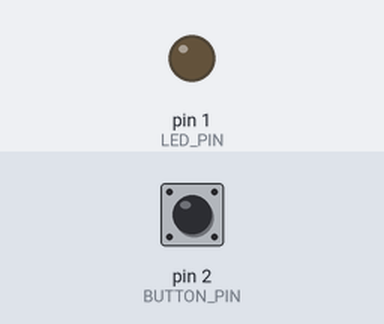
Bench run of a sketch on a simulated Arduino Uno, built with avr-gcc and run on an emulated ATmega328P. Shown: output pins drawn as LEDs (lit = HIGH). The test bench sets the inputs (shaded band); at power-on: pin 2 (BUTTON_PIN) HIGH.

Above: at 1.2 s.
1.3 s: pin 2 (BUTTON_PIN) pulled LOW for 0.15 s
At 1.37 s:
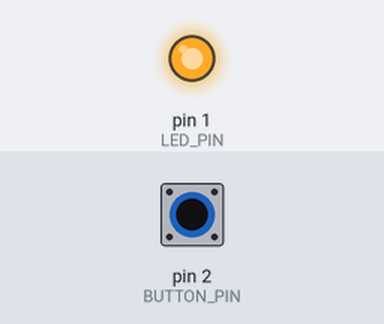
2.9 s: pin 2 (BUTTON_PIN) pulled LOW for 3.2 s
At 7.0 s:
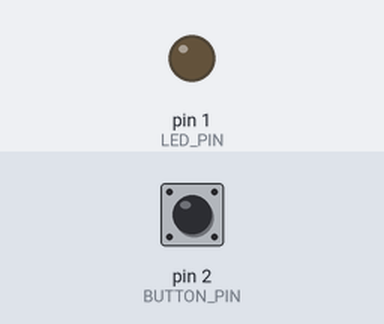
Timing chart, 0 to 8.5 s (numbered marks = the images above; inputs shaded):
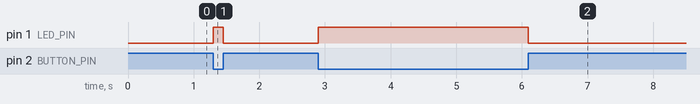

Measured:
- after the input at 1.3 s, pin 1 (LED_PIN): LOW → HIGH at once, → LOW 0.15 s later
- after the input at 2.9 s, pin 1 (LED_PIN): LOW → HIGH at once, → LOW 3.2 s later

The sketch:

main.ino
```cpp
//https://www.tinkercad.com/things/4niSDr0USVO-projeto1-ta

#define BUTTON_PIN 2
#define LED_PIN 1

bool button = 0, led = 0;

//configurações:
void setup(){
    pinMode(BUTTON_PIN,INPUT_PULLUP);
    pinMode(LED_PIN,OUTPUT);
}

//lógica:
void loop(){
    /*if(button){
        led = 1;
    }
    else{
        led = 0;
    }*/
    led = button;

    //I-O's:
    button = !digitalRead(BUTTON_PIN);
    digitalWrite(LED_PIN,led);
}
```
